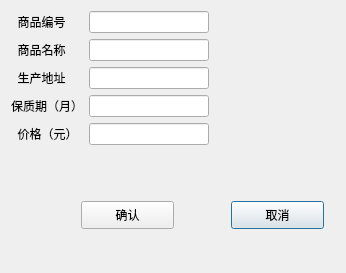
<?xml version="1.0" encoding="UTF-8"?>
<ui version="4.0">
 <class>Dlg_AddMak</class>
 <widget class="QDialog" name="Dlg_AddMak">
  <property name="geometry">
   <rect>
    <x>0</x>
    <y>0</y>
    <width>346</width>
    <height>273</height>
   </rect>
  </property>
  <property name="windowTitle">
   <string>增加窗口</string>
  </property>
  <layout class="QGridLayout" name="gridLayout">
   <item row="1" column="1">
    <widget class="QLineEdit" name="le_name"/>
   </item>
   <item row="0" column="2">
    <spacer name="horizontalSpacer">
     <property name="orientation">
      <enum>Qt::Horizontal</enum>
     </property>
     <property name="sizeHint" stdset="0">
      <size>
       <width>40</width>
       <height>20</height>
      </size>
     </property>
    </spacer>
   </item>
   <item row="5" column="1">
    <widget class="QLineEdit" name="le_price"/>
   </item>
   <item row="2" column="1">
    <widget class="QLineEdit" name="le_address">
     <property name="focusPolicy">
      <enum>Qt::WheelFocus</enum>
     </property>
     <property name="text">
      <string/>
     </property>
    </widget>
   </item>
   <item row="4" column="0">
    <widget class="QLabel" name="label_4">
     <property name="text">
      <string>保质期（月）</string>
     </property>
    </widget>
   </item>
   <item row="0" column="1">
    <widget class="QLineEdit" name="le_id"/>
   </item>
   <item row="0" column="0">
    <widget class="QLabel" name="label">
     <property name="layoutDirection">
      <enum>Qt::LeftToRight</enum>
     </property>
     <property name="text">
      <string>  商品编号</string>
     </property>
    </widget>
   </item>
   <item row="2" column="0">
    <widget class="QLabel" name="label_3">
     <property name="text">
      <string>  生产地址</string>
     </property>
    </widget>
   </item>
   <item row="5" column="0">
    <widget class="QLabel" name="label_5">
     <property name="text">
      <string>  价格（元）</string>
     </property>
    </widget>
   </item>
   <item row="1" column="0">
    <widget class="QLabel" name="label_2">
     <property name="text">
      <string>  商品名称</string>
     </property>
    </widget>
   </item>
   <item row="4" column="1">
    <widget class="QLineEdit" name="le_quality"/>
   </item>
   <item row="6" column="0" colspan="3">
    <widget class="QWidget" name="widget" native="true">
     <widget class="QPushButton" name="btn_cancel">
      <property name="geometry">
       <rect>
        <x>220</x>
        <y>50</y>
        <width>93</width>
        <height>28</height>
       </rect>
      </property>
      <property name="text">
       <string>取消</string>
      </property>
     </widget>
     <widget class="QPushButton" name="btn_save">
      <property name="geometry">
       <rect>
        <x>70</x>
        <y>50</y>
        <width>93</width>
        <height>28</height>
       </rect>
      </property>
      <property name="text">
       <string>确认</string>
      </property>
     </widget>
    </widget>
   </item>
  </layout>
 </widget>
 <resources/>
 <connections/>
</ui>
